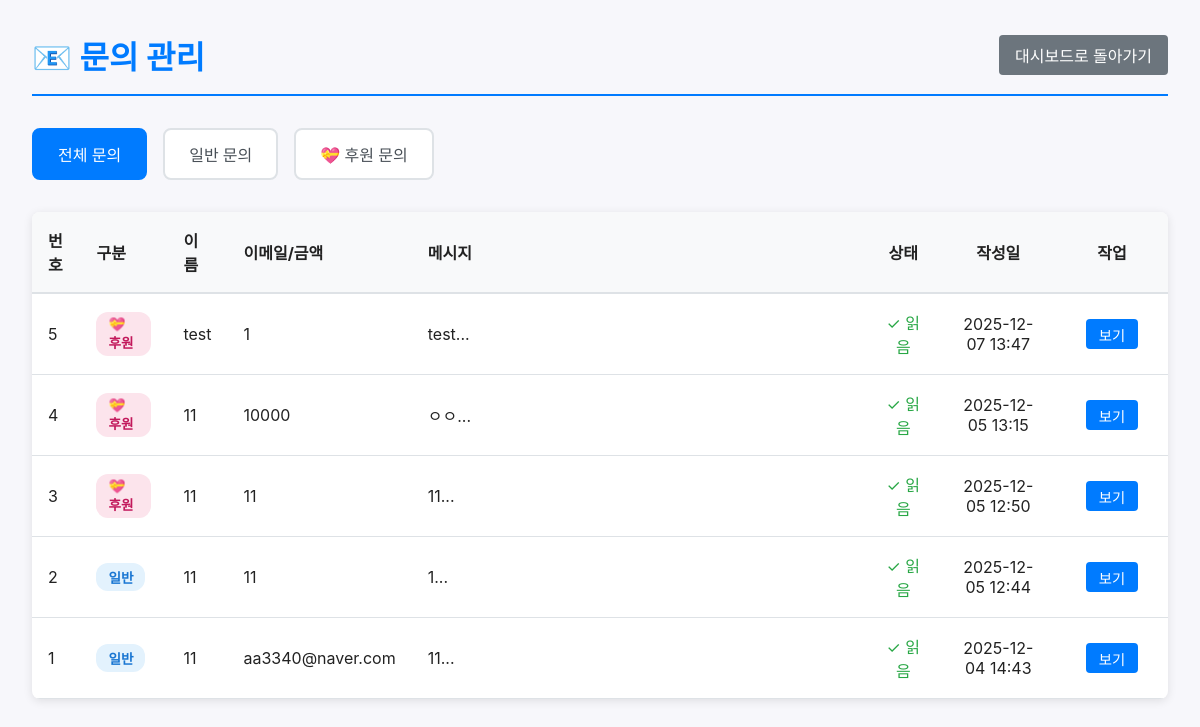
/admin/messages (signed in), run on the app's committed database.
### tables this page shows
CREATE TABLE contact_messages (
			id INTEGER PRIMARY KEY AUTOINCREMENT,
			name TEXT,
			email TEXT NOT NULL,
			message TEXT NOT NULL,
			is_read INTEGER DEFAULT 0,
			created_at TIMESTAMP DEFAULT CURRENT_TIMESTAMP
		, type TEXT DEFAULT 'contact');

### app.py (the view)
@app.route('/admin/messages')
@login_required
def admin_messages():
	message_type = request.args.get('type', 'all')  # all, contact, donate
	conn = get_db()
	if message_type == 'contact':
		messages = conn.execute("SELECT * FROM contact_messages WHERE type = 'contact' OR type IS NULL ORDER BY created_at DESC").fetchall()
	elif message_type == 'donate':
		messages = conn.execute("SELECT * FROM contact_messages WHERE type = 'donate' ORDER BY created_at DESC").fetchall()
	else:  # all
		messages = conn.execute('SELECT * FROM contact_messages ORDER BY created_at DESC').fetchall()
	conn.close()
	return render_template('admin/messages.html', messages=messages, current_type=message_type)

### app.py (called while the page is built)
def get_db():
	conn = sqlite3.connect(DATABASE)
	conn.row_factory = sqlite3.Row
	return conn

def login_required(f):
	@wraps(f)
	def decorated_function(*args, **kwargs):
		if 'logged_in' not in session:
			flash('로그인이 필요합니다.', 'error')
			return redirect(url_for('admin_login'))
		return f(*args, **kwargs)
	return decorated_function

### templates/admin/messages.html (shortened to what this page needs)
<!DOCTYPE html>
<html lang="ko">
<head>
    <link rel="stylesheet" href="/static/style.css?v=900">
</head>
<body style="background: #f7f7fb;">
    <div class="admin-container">
        <div class="admin-header">
            <h1>📧 문의 관리</h1>
            <a href="{{ url_for('admin_dashboard') }}" class="btn btn-secondary">대시보드로 돌아가기</a>
        </div>
        <div class="filter-tabs">
            <a href="{{ url_for('admin_messages', type='all') }}" class="filter-tab {% if current_type == 'all' %}active{% endif %}">
                전체 문의
            </a>
            <a href="{{ url_for('admin_messages', type='contact') }}" class="filter-tab {% if current_type == 'contact' %}active{% endif %}">
                일반 문의
            </a>
            <a href="{{ url_for('admin_messages', type='donate') }}" class="filter-tab {% if current_type == 'donate' %}active{% endif %}">
                💝 후원 문의
            </a>
        </div>
        <div class="message-table">
            {% if messages %}
            <table>
                <thead>
                    <tr>
                        <th style="width: 50px;">번호</th>
                        <th style="width: 100px;">구분</th>
                        <th>이름</th>
                        <th>이메일/금액</th>
                        <th style="width: 40%;">메시지</th>
                        <th style="width: 100px; text-align: center;">상태</th>
                        <th style="width: 150px; text-align: center;">작성일</th>
                        <th style="width: 150px; text-align: center;">작업</th>
                    </tr>
                </thead>
                <tbody>
                    {% for message in messages %}
                    <tr class="{% if not message.is_read %}unread{% endif %}">
                        <td>{{ message.id }}</td>
                        <td>
                            {% if message.type == 'donate' %}
                            <span class="type-badge type-badge-donate">💝 후원</span>
                            {% else %}
                            <span class="type-badge type-badge-contact">일반</span>
                            {% endif %}
                        </td>
                        <td>{{ message.name }}</td>
                        <td>{{ message.email }}</td>
                        <td style="max-width: 300px; overflow: hidden; text-overflow: ellipsis; white-space: nowrap;">
                            {{ message.message[:100] }}...
                        </td>
                        <td style="text-align: center;">
                            {% if message.is_read %}
                            <span class="status-read">✓ 읽음</span>
                            {% else %}
                            <span class="status-unread">● 새 문의</span>
                            {% endif %}
                        </td>
                        <td style="text-align: center;">{{ message.created_at[:16] }}</td>
                        <td style="text-align: center;">
                            <a href="{{ url_for('admin_message_detail', message_id=message.id) }}" class="btn btn-primary" style="padding: 0.3rem 0.8rem; font-size: 0.9rem;">보기</a>
                        </td>
                    </tr>
                    {% endfor %}
                </tbody>
            </table>
            {% else %}
            <div style="padding: 3rem; text-align: center; color: #666;">
                <p style="font-size: 1.2rem;">아직 접수된 문의가 없습니다.</p>
            </div>
            {% endif %}
        </div>
    </div>
</body>
</html>

### static/style.css (style rules this page uses)
:root { --bg:#f7f7fb; --accent:#0b5fff; --text:#222; }
* { box-sizing:border-box }
html, body { overflow-x:hidden;width:100%;max-width:100vw }
body { margin:0;padding:0;font-family: -apple-system, BlinkMacSystemFont, "Segoe UI", Roboto, "Noto Sans KR", "Helvetica Neue", Arial; color:var(--text); background:var(--bg) }
a, a:visited, a:hover, a:active { text-decoration: none; color: inherit; }
.btn { display:inline-block;background:var(--accent);color:#fff;padding:.6rem 1rem;border-radius:6px;text-decoration:none }

### templates/admin/messages.html (style rules this page uses)
.admin-container { max-width: 1200px; margin: 0 auto; padding: 2rem; }
.admin-header { display: flex; justify-content: space-between; align-items: center; margin-bottom: 2rem; padding-bottom: 1rem; border-bottom: 2px solid #007bff; }
.admin-header h1 { color: #007bff; margin: 0; }
.btn { padding: 0.5rem 1rem; border-radius: 4px; text-decoration: none; cursor: pointer; display: inline-block; border: none; font-size: 1rem; }
.btn-primary { background: #007bff; color: white; }
.btn-secondary { background: #6c757d; color: white; }
.message-table { background: white; border-radius: 8px; box-shadow: 0 2px 10px rgba(0,0,0,0.1); overflow: hidden; }
table { width: 100%; border-collapse: collapse; }
thead { background: #f8f9fa; border-bottom: 2px solid #dee2e6; }
th, td { padding: 1rem; text-align: left; }
tbody tr { border-bottom: 1px solid #dee2e6; transition: background 0.2s; }
.status-read { color: #28a745; }
.filter-tabs { display: flex; gap: 1rem; margin-bottom: 2rem; }
.filter-tab { padding: 0.75rem 1.5rem; background: white; border: 2px solid #dee2e6; border-radius: 8px; text-decoration: none; color: #495057; font-weight: 500; transition: all 0.3s; }
.filter-tab.active { background: #007bff; color: white; border-color: #007bff; }
.type-badge { display: inline-block; padding: 0.25rem 0.75rem; border-radius: 12px; font-size: 0.85rem; font-weight: 600; }
.type-badge-contact { background: #e3f2fd; color: #1976d2; }
.type-badge-donate { background: #fce4ec; color: #c2185b; }

### data on the page
contact_messages: id "5", type "💝 후원", name "test", email "1", message "test", is_read "✓ 읽음", created_at "2025-12-07 13:47"
contact_messages: id "4", type "💝 후원", name "11", email "10000", message "ㅇㅇ", is_read "✓ 읽음", created_at "2025-12-05 13:15"
contact_messages: id "3", type "💝 후원", name "11", email "11", message "11", is_read "✓ 읽음", created_at "2025-12-05 12:50"
contact_messages: id "2", type "일반", name "11", email "11", message "1", is_read "✓ 읽음", created_at "2025-12-05 12:44"
contact_messages: id "1", type "일반", name "11", email "aa3340@naver.com", message "11", is_read "✓ 읽음", created_at "2025-12-04 14:43"
